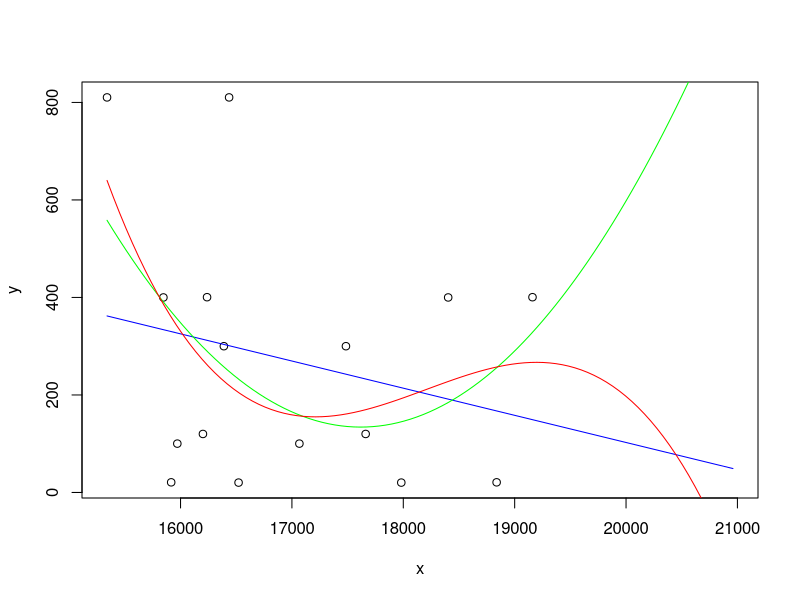

Source code (R):

pdf("1_MODELOS.pdf")

# === DATOS === (((
sprintf(" --- DATOS --- ")
long_prediccion = 1800 # cantidad_en_dias_de_predicción
v_datos = read.csv('data.csv', header = TRUE, sep = ",")
v_datos$x = as.numeric(as.Date(v_datos$start_date))
v_datos$y = v_datos$salary
attach(v_datos)
datos = data.frame(x = seq(min(v_datos$x) , max(v_datos$x) + long_prediccion, length.out = 100))
plot(y ~ x, data = v_datos, xlim=c(min(v_datos$x) , max(v_datos$x) + long_prediccion))
# )))

# === ANALISIS DE REGRESION LINEAL=== (((
sprintf(" --- REGRESION LINEAL --- ")
modelo = lm(y ~ x)
pred = predict(modelo, newdata = datos)
with(datos, lines(x = x, y = pred, col = "blue"))
modelo$coefficients
# )))

# === ANALISIS DE REGRESION CUARATICA === (((
sprintf(" --- REGRESION CUADRATICA --- ")
modelo = lm(y ~ poly(x, 2))
pred = predict(modelo, newdata = datos)
with(datos, lines(x = x, y = pred, col = "green"))
modelo$coefficients
# )))

# === ANALISIS DE REGRESION CUBICA === (((
sprintf(" --- REGRESION CUBICA --- ")
modelo = lm(y ~ poly(x, 3))
pred = predict(modelo, newdata = datos)
with(datos, lines(x = x, y = pred, col = "red"))
modelo$coefficients
# )))
